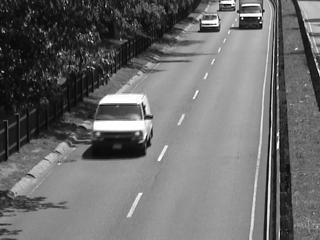
#> input picture lab4/lab_files/I.jpg, 320 x 240 px, found by its file name
$ python task4_3_1.py
#> lines starting #> are read from the running program, lines starting #| are printed output that depends on the picture
#> further down, I is the input picture: shape (240, 320, 3); min 0, max 255, mean 107.9
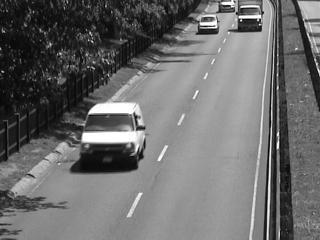
#> input picture lab4/lab_files/J.jpg, 320 x 240 px, found by its file name
#> further down, J is the input picture: shape (240, 320, 3); min 0, max 255, mean 107.9
### lab4/task4_1.py
import cv2
import numpy as np


# [35 lines left out: function of, not called in this run]


def vis_flow(u, v, YX, name):
#> called with YX = (240, 320), name = 'Optical Flow Farneback'
    magnitude, angle = cv2.cartToPolar(u, v)
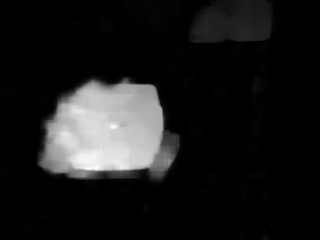
#> magnitude: shape (240, 320) float32; min 0.000331, max 19.17, mean 2.02; drawn with min black and max white
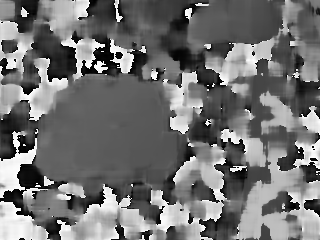
#> angle: shape (240, 320) float32; min 0.000346, max 6.28, mean 2.82; drawn with min black and max white
    magnitude = cv2.normalize(magnitude, None, 0, 255, cv2.NORM_MINMAX)
    angle = (angle * 90 / np.pi).astype(np.uint8)
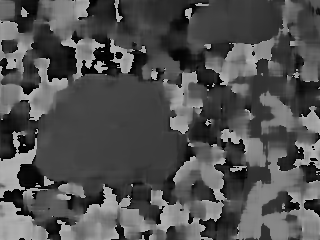
#> angle: shape (240, 320); min 0, max 179, mean 80.3

    optical_flow_hsv = np.zeros((YX[0], YX[1], 3), dtype=np.uint8)
    optical_flow_hsv[..., 0] = angle
    optical_flow_hsv[..., 1] = magnitude
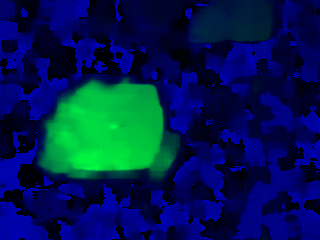
#> optical_flow_hsv: shape (240, 320, 3); mean of channels 0, 1, 2 80.3, 26.3, 0; drawn as B, G, R
    optical_flow_hsv[..., 2] = 255
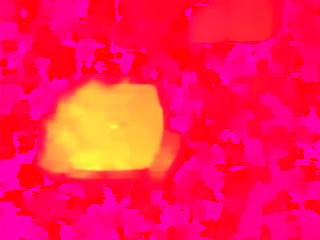
#> optical_flow_hsv: shape (240, 320, 3); mean of channels 0, 1, 2 80.3, 26.3, 255; drawn as B, G, R
    optical_flow_bgr = cv2.cvtColor(optical_flow_hsv, cv2.COLOR_HSV2BGR)
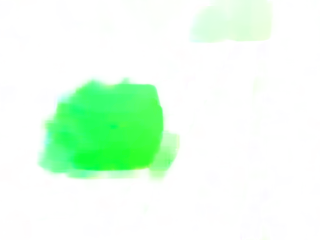
#> optical_flow_bgr: shape (240, 320, 3); mean B, G, R 233.1, 254.8, 228.9

    cv2.namedWindow(name, cv2.WINDOW_NORMAL)
    cv2.resizeWindow(name, 1000, 1000)
    cv2.imshow(name, optical_flow_bgr)
    cv2.waitKey(0)
    cv2.destroyAllWindows()

# [10 lines that do not run on import are left out]

### lab4/task4_3_1.py
import cv2
import numpy as np
from task4_1 import vis_flow

I = cv2.imread("/home/nastia/agh/avs/lab4/lab_files/I.jpg")
J = cv2.imread("/home/nastia/agh/avs/lab4/lab_files/J.jpg")
I = cv2.cvtColor(I, cv2.COLOR_RGB2GRAY)
J = cv2.cvtColor(J, cv2.COLOR_RGB2GRAY)

farnerback = cv2.calcOpticalFlowFarneback(I, J, None, 0.5, 3, 15, 3, 5, 1.2, 0)
vis_flow(farnerback[..., 0], farnerback[..., 1], I.shape, "Optical Flow Farneback")
